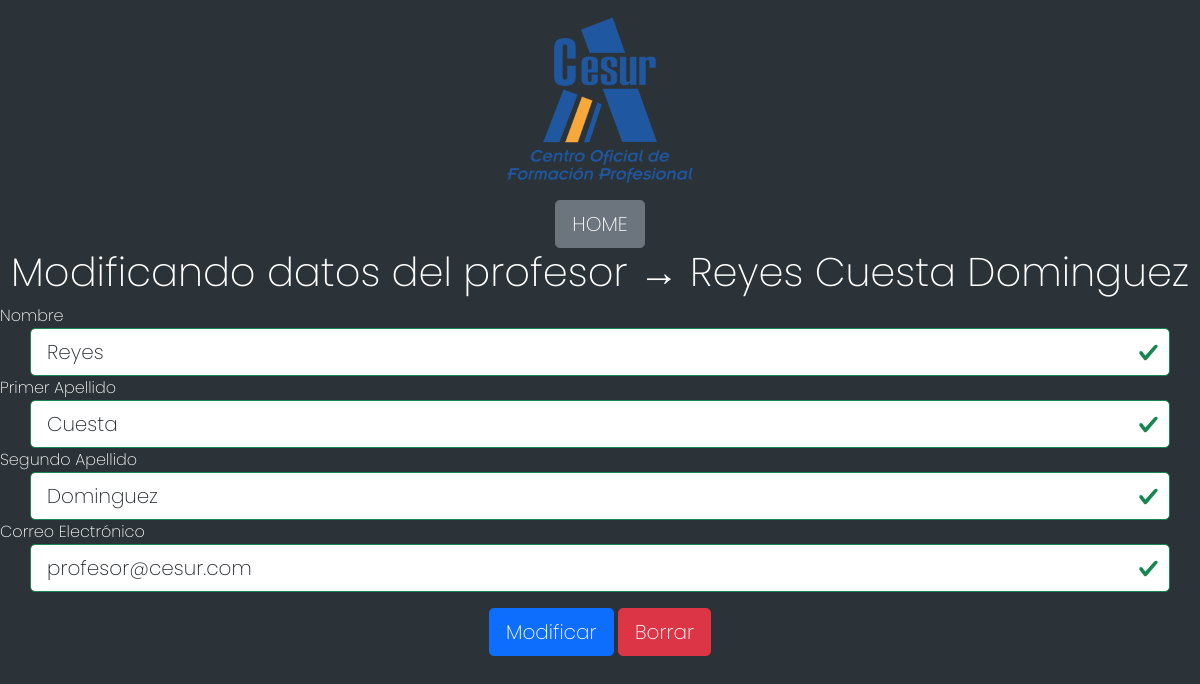
The app's page /php/modProfesor.php?id=13 (signed in) with its own data.
### tables this page shows
CREATE TABLE `profesor` (
  `ID_Profesor` int NOT NULL AUTO_INCREMENT,
  `Nombre` varchar(20) NOT NULL,
  `Apellido1` varchar(20) NOT NULL,
  `Apellido2` varchar(20) NOT NULL,
  `Contraseña` char(32) NOT NULL,
  `Email` varchar(64) NOT NULL,
  `rol` int DEFAULT 1,
  PRIMARY KEY (`ID_Profesor`)
);

### php/lib/DB.php (called while the page is built, shortened)
<?php
class DB
{
  private $host="localhost";
  private $user="root";
  private $pass="";
  private $db_name="proyectodual";
  private $port="3307";
  private $conexion;
  private $error=false;
  function __construct()
  {
      $this->conexion = new mysqli($this->host, $this->user, $this->pass, $this->db_name, $this->port);
  }
  function hayError(){
    return $this->error;
  }
  function realizarConsulta($consulta){
    if (!$this->hayError()){
      $resultado = $this->conexion->query($consulta);
      return $resultado;
    } else {
      $this->error_msj="Imposible realizar la consulta: ".$consulta;
      return null;
    }
  }
}
?>

### php/lib/consultas.php (called while the page is built, shortened)
<?php
include 'DB.php';
class consultas extends DB
{
    public function profesorAeditar($id) {
		$sql= "SELECT Nombre, Apellido1, Apellido2, Email FROM profesor WHERE ID_Profesor=".$id;
		$resultado = $this->realizarConsulta($sql);
		if ($resultado != null) {
            $tabla = [];
            while ($fila = $resultado->fetch_assoc()) {
                $tabla[] = $fila;
            }
            return $tabla;
        } else {
            return null;
        }
	}
}

### php/modProfesor.php (the view, shortened to what this page needs)
<?php
    require 'lib/consultas.php';
    $BaseDatos=new consultas();
    $resultado=$BaseDatos->profesorAeditar($_GET["id"]);
?>
<!DOCTYPE html>
<html lang="es">
<head>
    <link rel="stylesheet" href="../css/jquery.dataTables.min.css">
    <link rel="stylesheet" href="../css/bootstrap.min.css">
    <link rel="stylesheet" href="../css/local.css">
</head>
<body>
    <div class="encabezado">
        <img class="logo" alt="logo" src="../img/CESUR-web.png">
    </div>
<div class="text-center">
    <a href="index.php"><input type="button" class="btn btn-secondary btn-lg" value="HOME"></a>
</div>
<h1 class="text-center">Modificando datos del profesor &rarr; <?php echo $resultado[0]["Nombre"]." ".$resultado[0]["Apellido1"]." ".$resultado[0]["Apellido2"] ?></h1>
    <form action="modProfesorAuto.php" method="post" class="was-validated">
        <div class="form-group">
            <label>Nombre</label>
            <input type="text" class="form-control form-control-lg posicionFormulario" name="nom" value="<?php echo $resultado[0]["Nombre"] ?>" required>
        </div>
        <div class="form-group">
            <label>Primer Apellido</label>
            <input type="text" class="form-control form-control-lg posicionFormulario" name="ape1" value="<?php echo $resultado[0]["Apellido1"] ?>" required>
        </div>
        <div class="form-group">
            <label>Segundo Apellido</label>
            <input type="text" class="form-control form-control-lg posicionFormulario" name="ape2" value="<?php echo $resultado[0]["Apellido2"] ?>" required>
        </div>
        <div class="form-group">
            <label>Correo Electr&oacute;nico</label>
            <input type="email" class="form-control form-control-lg posicionFormulario" name="ema" value="<?php echo $resultado[0]["Email"] ?>" required>
        </div>
        <div class="m-3 text-center">
            <input type="submit" class="btn btn-primary btn-lg" value="Modificar">
            <input type="reset" class="btn btn-danger btn-lg" value="Borrar">
        </div>
    </form>
</body>
</html>

### css/local.css (style rules this page uses)
body { font-family: 'Poppins', Arial, Helvetica, sans-serif; color: white; background-color: #2c3338; }
.posicionFormulario { margin-left: auto; margin-right: auto; width: 95%; }
.encabezado { background-color: #2c3338; width: 100%; height: 200px; text-align: center; }
.logo { width: 200px; }

### records on screen
profesor: Nombre "Reyes", Apellido1 "Cuesta", Apellido2 "Dominguez", nom "Reyes", ape1 "Cuesta", ape2 "Dominguez", ema "profesor@cesur.com"
